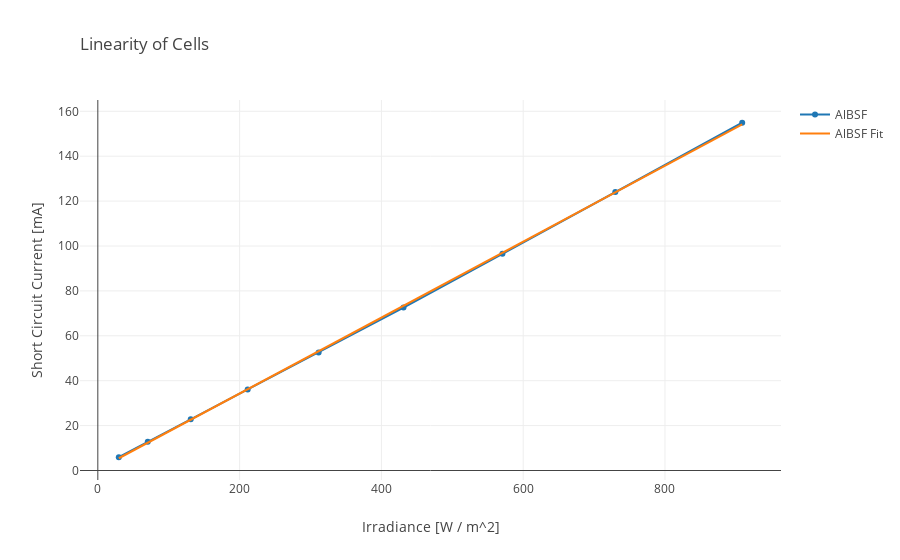

Notebook code for this chart:
### Code cell
trace0 = go.Scatter(
    x = [voltToIrr(v) for v in volts],
    y = albsfAmps,
    mode = 'lines+markers',
    name = 'AlBSF'
)

trace2 = go.Scatter(
    x = irradiances,
    y = [albsfFit[0] * irr + albsfFit[1] for irr in irradiances],
    mode = 'lines',
    name = 'AlBSF Fit'
)

data = [trace0, trace2]
title = 'Linearity of Cells'
xlabel = 'Irradiance [W / m^2]'
ylabel = 'Short Circuit Current [mA]'
fig = go.Figure(data=data, layout=genLayout(title, xlabel, ylabel))

plotly.offline.iplot(fig, filename='blah.html')
albsfFit

### Figure 1 — Plotly figure (JSON) as saved in the notebook; plotly's stock layout.template omitted (floating-point values rounded to 4 significant figures)
{"data": [{"mode": "lines+markers", "name": "AlBSF", "type": "scatter", "uid": "e1572ac9-4825-4a3a-be55-a67f718909d7", "x": [29.59, 70.46, 131.1, 211.4, 311.4, 431.2, 570.7, 729.9, 908.9], "y": [5.9, 12.8, 22.8, 36.1, 52.6, 72.6, 96.5, 124, 154.9]}, {"mode": "lines", "name": "AlBSF Fit", "type": "scatter", "uid": "9fd01c10-8070-407b-b519-d2fd0175b449", "x": [29.59, 70.46, 131.1, 211.4, 311.4, 431.2, 570.7, 729.9, 908.9], "y": [5.455, 12.37, 22.61, 36.2, 53.12, 73.38, 96.98, 123.9, 154.2]}], "layout": {"title": {"text": "Linearity of Cells", "x": 0, "xref": "paper"}, "xaxis": {"title": {"text": "Irradiance [W / m^2]"}}, "yaxis": {"title": {"text": "Short Circuit Current [mA]"}}}}
